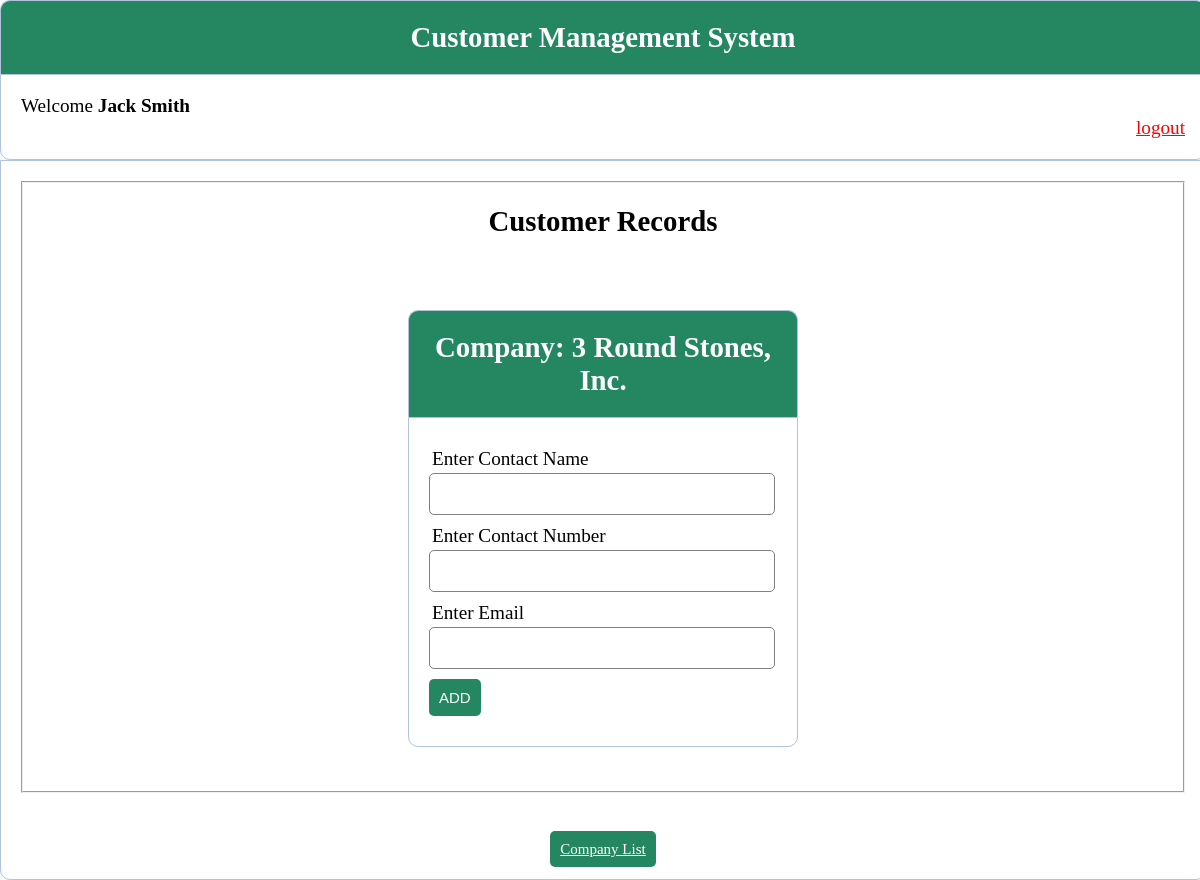
The app's page /addcontact.php?id=1 (signed in) with its own data.
### tables this page shows
CREATE TABLE `users` (
  `ID` int(11) NOT NULL AUTO_INCREMENT,
  `UserName` varchar(15) NOT NULL,
  `FirstName` varchar(15) NOT NULL,
  `LastName` varchar(15) NOT NULL,
  PRIMARY KEY (`ID`)
);

CREATE TABLE `company` (
  `companyID` int(11) NOT NULL AUTO_INCREMENT,
  `companyName` varchar(30) NOT NULL,
  `companyType` varchar(15) NOT NULL,
  PRIMARY KEY (`companyID`)
);

### addcontact.php (the view, shortened to what this page needs)
<?php
	include("dbconnect.php");
?>
<!DOCTYPE html>
<html>
<head>
	<link rel="stylesheet" type="text/css" href="style.css">
</head>
<body>
	<div class="adminheader">
		<h2>Customer Management System</h2>
	</div>
	<div class="admincontent">
		<?php
			if (isset($_SESSION['username'])) {
		?>
			<p>Welcome <strong>
			<?php
			$username = $_SESSION['username'];
			$getname = "Select * from users where UserName = '$username'";
			$result = mysqli_query($connection,$getname);
			$row = mysqli_fetch_array($result);
			$firstname = $row['FirstName'];
			$lastname = $row['LastName'];
			echo $firstname;
			echo $lastname;
			?></strong></p>
			<p align="right" > <a href="login.php?logout='1'" style="color: red; ">logout</a> </p>
		</div>
		<div class="viewcontent">
		<fieldset>
		<?php echo "<br>"; ?>
		<center><h2>Customer Records</h2></center><br>
		<?php
		if (isset($_GET['id'])) {
		$id = $_GET['id'];
		$getcontent = "Select companyID, companyName from company where companyID like '$id'";
			$results = mysqli_query($connection,$getcontent);
			$row = mysqli_fetch_array($results);
		?>
			<div class="header">
			<h2>Company: <?php echo $row['companyName']; ?> </h2>
			</div>
		<form method="post" action="user_page.php">
		<div class="input-group">
			<label>Enter Contact Name</label>
			<input type="text" name="name" >
		</div>
		<div class="input-group">
			<label>Enter Contact Number</label>
			<input type="text" name="phone">
		</div>
		<div class="input-group">
			<label>Enter Email</label>
			<input type="text" name="email">
		</div>
		<div class="input-group">
			<button type="submit" class="btn" name="savecontact">ADD</button>
		</div>
		</form>
		<?php
		} else{
			header("location: user_page.php");
		}
		?>
		<?php echo "<br><br>"; ?>
		</fieldset>
		<center><br><br><p><a href="user_page.php" class="btn" >Company List</a></p><center>
		<?php
			}
		?>
		</div>
</body>
</html>

### style.css (style rules this page uses)
* { margin: 0px; padding: 0px; }
body { font-size: 120%; background: #F8F8FF; }
.header { width: 30%; margin: 50px auto 0px; color: white; background: #258761; text-align: center; border: 1px solid #B0C4DE; border-bottom: none; border-radius: 10px 10px 0px 0px; padding: 20px; }
.adminheader { width: 97%; margin: 0px auto 0px; color: white; background: #258761; text-align: center; border: 1px solid #B0C4DE; border-bottom: none; border-radius: 10px 10px 0px 0px; padding: 20px; }
form, .content { width: 30%; margin: 0px auto; padding: 20px; border: 1px solid #B0C4DE; background: white; border-radius: 0px 0px 10px 10px; }
.admincontent { width: 97%; margin: 0px auto; padding: 20px; border: 1px solid #B0C4DE; background: white; border-radius: 0px 0px 10px 10px; }
.viewcontent { width: 97%; margin: 0px auto; padding: 20px; border: 1px solid #B0C4DE; background: white; border-radius: 0px 0px 10px 10px; }
.input-group { margin: 10px 0px 10px 0px; }
.input-group label { display: block; text-align: left; margin: 3px; }
.input-group input { height: 30px; width: 93%; padding: 5px 10px; font-size: 16px; border-radius: 5px; border: 1px solid gray; }
.btn { padding: 10px; font-size: 15px; color: white; background: #258761; border: none; border-radius: 5px; }

### records on screen
users: FirstName "Jack", LastName "Smith"
company: companyName "3 Round Stones, Inc."
